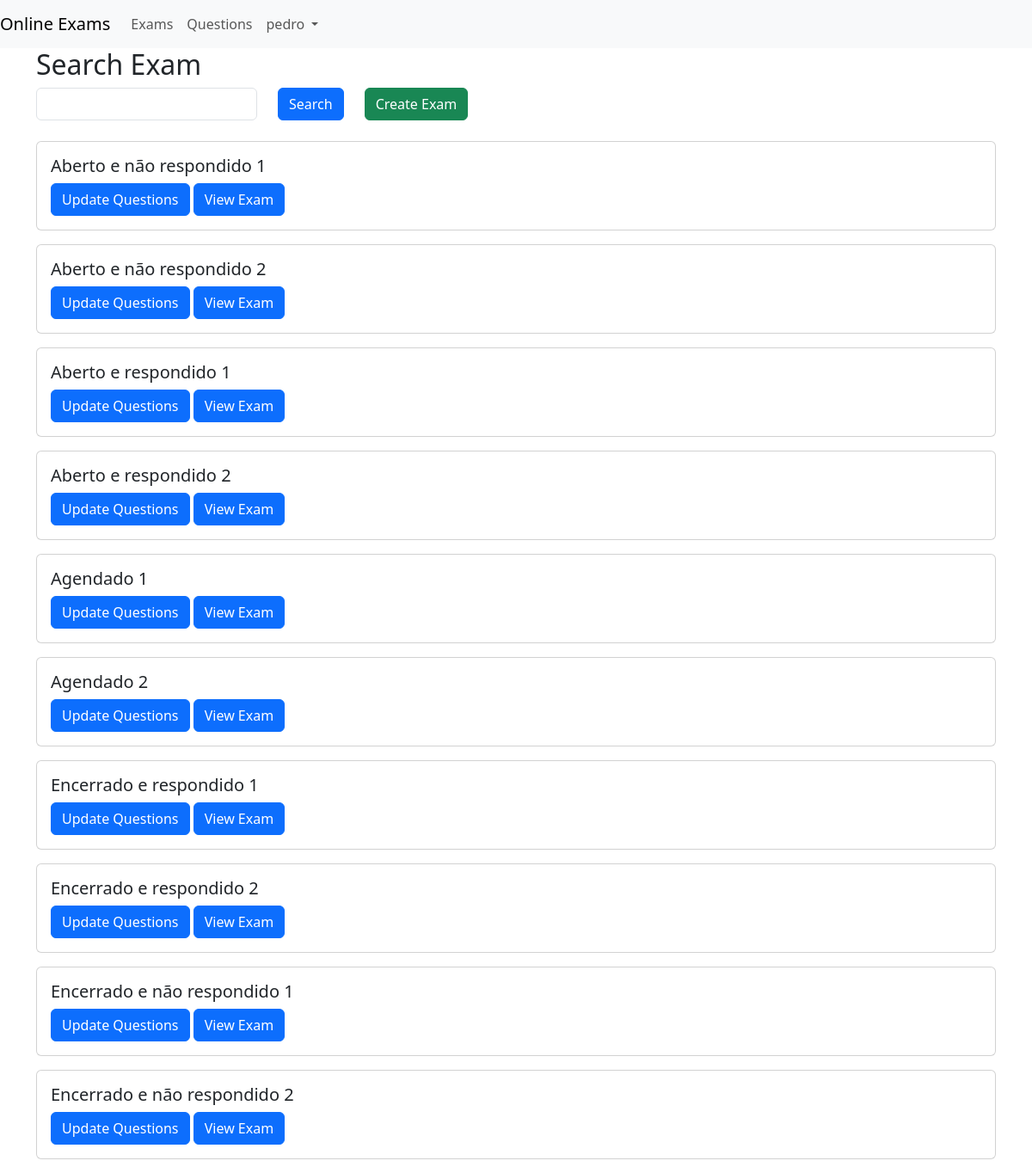
Page /exams/search (signed in) on the committed database.
### app/models.py (models this page shows, shortened)
class User(UserMixin, db.Model):
    id = db.Column(db.Integer, primary_key=True)
    username = db.Column(db.String(20), unique=True, nullable=False)
    password = db.Column(db.String(60), nullable=False)
    user_type_id = db.Column(db.Integer, db.ForeignKey("user_type.id"), nullable=False)
    user_type = db.relationship("UserType", backref=db.backref("users", lazy=True))
    def is_student(self) -> bool:
        return self.user_type_id == UserTypes.STUDENT
    def is_professor(self) -> bool:
        return self.user_type_id == UserTypes.PROFESSOR

class Exam(db.Model):
    id = db.Column(db.Integer, primary_key=True)
    title = db.Column(db.String(100), nullable=False)
    start_date = db.Column(db.DateTime, nullable=False, default=datetime.utcnow)
    duration = db.Column(db.Integer, nullable=False)
    exam_questions = db.relationship("ExamQuestion", back_populates="exam")
    def end_date(self) -> datetime:
        return self.start_date + timedelta(minutes=self.duration)
    def has_ended(self) -> bool:
        return datetime.now() > self.end_date()

### app/exams/controller.py (the view)
@bp.route("/search", methods=["GET", "POST"])
@login_required
def search():
    search_form = ExamSearchForm(request.form)
    exams = None
    if not search_form.title.data:
        exams = Exam.query.all()
    elif request.method == "POST" and search_form.validate():
        exams = Exam.query.filter(
            Exam.title.like("%" + search_form.title.data + "%")
        ).all()
    return render_template(
        "exams/search.jinja2", title="Search Exam", form=search_form, exams=exams
    )

### app/exams/forms.py
class ExamSearchForm(FlaskForm):
    title = StringField("Title", validators=[Optional()])
    submit = SubmitField("Search")

### app/auth/loaders.py (called while the page is built)
@login_manager.user_loader
def load_user(user_id):
    return User.query.get(int(user_id))

### app/templates/exams/search.jinja2 (shortened to what this page needs)
{% extends "base.jinja2" %}
{% block content %}
    <div class="container">
        <h2>Search Exam</h2>
        <form method="POST">
            <div class="row">
                <div class="col-auto form-group">
                    {{ form.title(class="form-control") }}
                </div>
                <div class="col-auto form-group">
                    {{ form.submit(class="btn btn-primary") }}
                </div>
                {% if current_user.is_professor() %}
                    <div class="col-auto form-group">
                        <a href="{{ url_for('exams.add') }}" class="btn btn-success">Create Exam</a>
                    </div>
                {% endif %}
            </div>
        </form>
        {% if exams %}
            <br/>
            {% for exam in exams %}
                <div class="card mb-3">
                    <div class="card-body">
                        <h5 class="card-title">{{ exam.title }}</h5>
                        {% if current_user.is_professor() %}
                            <a href="{{ url_for('exams.update_questions', exam_id=exam.id) }}" class="btn btn-primary">Update Questions</a>
                        {% endif %}
                        <a href="{{ url_for('exams.details', exam_id=exam.id) }}" class="btn btn-primary">View Exam</a>
                    </div>
                </div>
            {% endfor %}
        {% endif %}
    </div>
{% endblock %}

### app/templates/base.jinja2 (shortened to what this page needs)
{% from 'bootstrap5/utils.html' import render_messages %}
{% from 'bootstrap5/form.html' import render_form %}
{% from 'bootstrap5/nav.html' import render_nav_item, render_breadcrumb_item %}
{% block doc -%}
    <!DOCTYPE html>
    <html{% block html_attribs %}{% endblock html_attribs %}>
    {%- block html %}
        <head>
            {%- block head %}
                {%- block styles %}
                    {{ bootstrap.load_css() }}
                    <link rel="stylesheet" type="text/css" href="{{ url_for('static', filename='style.css') }}">
                {%- endblock styles %}
            {%- endblock head %}
        </head>
        <body{% block body_attribs %}{% endblock body_attribs %}>
        {%- block body %}
            {% if current_user.is_authenticated %}
                <div class="navbar navbar-expand-lg navbar-light bg-light">
                    <a class="navbar-brand" href="{{ url_for('home') }}">Online Exams</a>
                    <div class="collapse navbar-collapse" id="navbarNav">
                        <ul class="navbar-nav mr-auto">
                            <li class="nav-item">
                                <a class="nav-link" href="{{ url_for('exams.search') }}">Exams</a>
                            </li>
                            {% if current_user.is_professor() %}
                                <li class="nav-item">
                                    <a class="nav-link" href="{{ url_for('questions.search') }}">Questions</a>
                                </li>
                            {% endif %}
                        </ul>
                        <ul class="navbar-nav ml-auto">
                            <li class="nav-item dropdown">
                                <a class="nav-link dropdown-toggle" href="#" id="userDropdown" role="button" data-bs-toggle="dropdown" aria-expanded="false">
                                     {{ current_user.username }}
                                </a>
                            </li>
                        </ul>
                    </div>
                </div>
            {% endif %}
            {% block content -%}
            {%- endblock content %}
        {%- endblock body %}
        </body>
    {%- endblock html %}
    </html>
{% endblock doc -%}

### rows in the picture
User: username "pedro"
Exam: title "Aberto e não respondido 1"
Exam: title "Aberto e não respondido 2"
Exam: title "Aberto e respondido 1"
Exam: title "Aberto e respondido 2"
Exam: title "Agendado 1"
Exam: title "Agendado 2"
Exam: title "Encerrado e respondido 1"
Exam: title "Encerrado e respondido 2"
Exam: title "Encerrado e não respondido 1"
Exam: title "Encerrado e não respondido 2"
